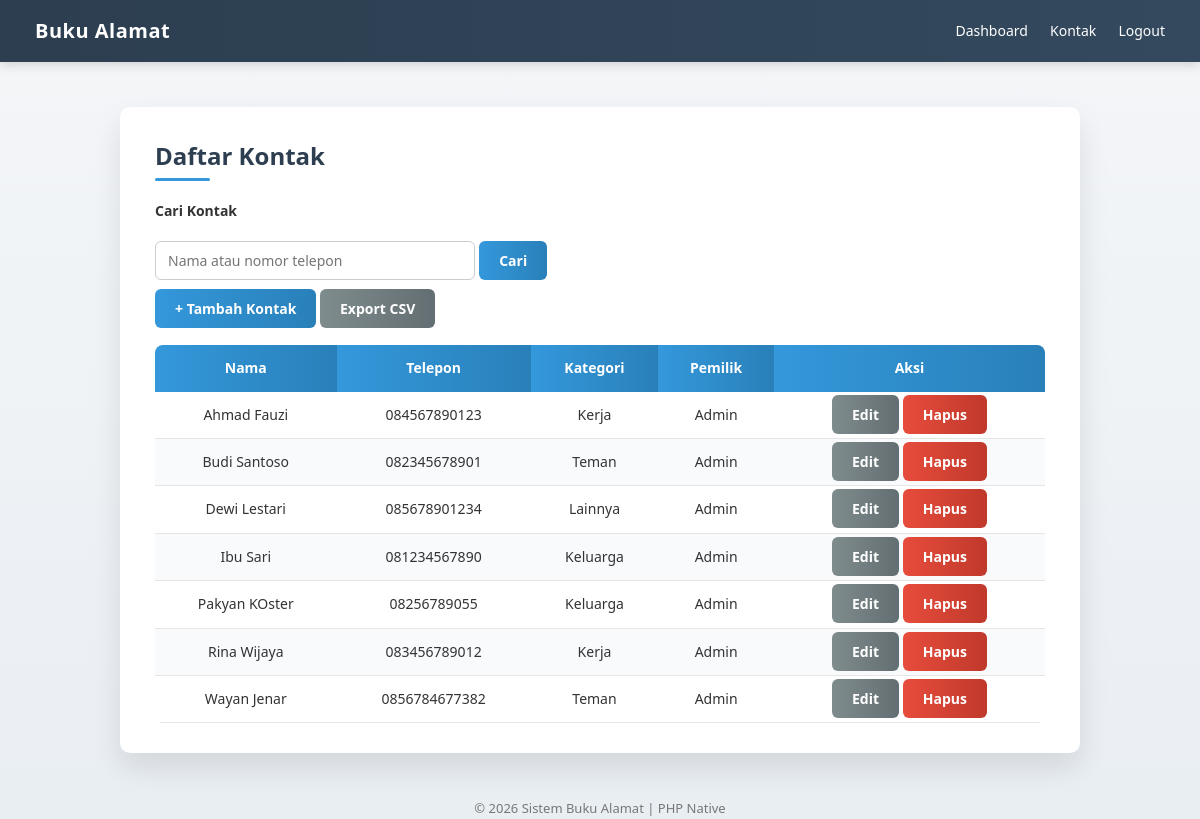
/contacts/index.php (signed in), run on the app's committed database.
### tables this page shows
CREATE TABLE contacts (
    id INT AUTO_INCREMENT PRIMARY KEY,
    user_id INT NOT NULL,
    name VARCHAR(100) NOT NULL,
    phone VARCHAR(20),
    email VARCHAR(100),
    address TEXT,
    category ENUM('Keluarga','Teman','Kerja','Lainnya') DEFAULT 'Lainnya',
    created_at TIMESTAMP DEFAULT CURRENT_TIMESTAMP,
    FOREIGN KEY (user_id) REFERENCES users(id) ON DELETE CASCADE
);

CREATE TABLE users (
    id INT AUTO_INCREMENT PRIMARY KEY,
    name VARCHAR(100) NOT NULL,
    email VARCHAR(100) UNIQUE NOT NULL,
    password VARCHAR(255) NOT NULL,
    role ENUM('admin','user'),
    created_at TIMESTAMP DEFAULT CURRENT_TIMESTAMP
);

### contacts/index.php (the view, shortened to what this page needs)
<?php
require_once __DIR__ . '/../config/database.php';
$baseUrl =
    (isset($_SERVER['HTTPS']) && $_SERVER['HTTPS'] === 'on' ? 'https' : 'http')
    . '://' . $_SERVER['HTTP_HOST']
    . dirname(dirname($_SERVER['SCRIPT_NAME']));
$search   = trim($_GET['search'] ?? '');
$userRole = $_SESSION['user_role'] ?? 'user';
if ($userRole === 'admin') {
    $sql = "
        SELECT
            contacts.id,
            contacts.name,
            contacts.phone,
            contacts.category,
            users.name AS owner
        FROM contacts
        JOIN users ON contacts.user_id = users.id
        WHERE contacts.name LIKE :keyword
           OR contacts.phone LIKE :keyword
        ORDER BY contacts.name ASC
    ";
    $stmt = $pdo->prepare($sql);
    $stmt->execute([
        ':keyword' => '%' . $search . '%'
    ]);
}
$contacts = $stmt->fetchAll(PDO::FETCH_ASSOC);
?>
<!DOCTYPE html>
<html lang="id">
<head>
    <link rel="stylesheet" href="<?= $baseUrl ?>/assets/style.css">
</head>
<body>
<div class="navbar">
    <div class="brand">Buku Alamat</div>
    <div class="nav-link">
        <a href="<?= $baseUrl ?>/dashboard.php">Dashboard</a>
        <a href="<?= $baseUrl ?>/contacts/index.php">Kontak</a>
        <a href="<?= $baseUrl ?>/auth/logout.php">Logout</a>
    </div>
</div>
<div class="container">
    <h2>Daftar Kontak</h2>
    <form method="get" class="search-box">
        <label for="search">Cari Kontak</label>
        <input
            type="text"
            name="search"
            id="search"
            placeholder="Nama atau nomor telepon"
            value="<?= htmlspecialchars($search); ?>"
        >
        <button type="submit">Cari</button>
    </form>
    <p>
        <a href="create.php" class="btn">+ Tambah Kontak</a>
        <a href="export_csv.php" class="btn btn-secondary">Export CSV</a>
    </p>
    <table>
        <thead>
            <tr>
                <th>Nama</th>
                <th>Telepon</th>
                <th>Kategori</th>
                <?php if ($userRole === 'admin'): ?>
                    <th>Pemilik</th>
                <?php endif; ?>
                <th>Aksi</th>
            </tr>
        </thead>
        <tbody>
        <?php if (!empty($contacts)): ?>
            <?php foreach ($contacts as $c): ?>
                <tr>
                    <td><?= htmlspecialchars($c['name']); ?></td>
                    <td><?= htmlspecialchars($c['phone']); ?></td>
                    <td><?= htmlspecialchars($c['category']); ?></td>
                    <?php if ($userRole === 'admin'): ?>
                        <td><?= htmlspecialchars($c['owner']); ?></td>
                    <?php endif; ?>
                    <td>
                        <a href="edit.php?id=<?= $c['id']; ?>" class="btn btn-secondary">Edit</a>
                        <a
                            href="delete.php?id=<?= $c['id']; ?>"
                            class="btn btn-danger"
                            onclick="return confirm('Yakin ingin menghapus kontak ini?')"
                        >
                            Hapus
                        </a>
                    </td>
                </tr>
            <?php endforeach; ?>
        <?php endif; ?>
        </tbody>
    </table>
</div>
<div class="footer">
    &copy; <?= date('Y'); ?> Sistem Buku Alamat | PHP Native
</div>
</body>
</html>

### assets/style.css (style rules this page uses)
* { margin: 0; padding: 0; box-sizing: border-box; font-family: 'Segoe UI', Arial, Helvetica, sans-serif; }
body { background: linear-gradient(180deg, #f4f6f8, #e9eef3); color: #333; line-height: 1.6; }
.navbar { background: linear-gradient(90deg, #2c3e50, #34495e); padding: 15px 35px; display: flex; justify-content: space-between; align-items: center; box-shadow: 0 3px 10px rgba(0,0,0,0.15); }
.navbar .brand { color: #ffffff; font-size: 20px; font-weight: bold; letter-spacing: 0.5px; }
.navbar a { color: #ffffff; margin-left: 18px; text-decoration: none; font-size: 14px; position: relative; padding-bottom: 4px; }
.navbar a::after { content: ""; position: absolute; width: 0; height: 2px; bottom: 0; left: 0; background-color: #1abc9c; transition: width 0.3s ease; }
.container { width: 80%; max-width: 1000px; margin: 45px auto; background-color: #ffffff; padding: 30px 35px; border-radius: 10px; box-shadow: 0 15px 30px rgba(0,0,0,0.1); }
h1, h2, h3 { margin-bottom: 18px; color: #2c3e50; position: relative; }
h2::after { content: ""; width: 55px; height: 3px; background-color: #3498db; position: absolute; bottom: -6px; left: 0; border-radius: 3px; }
p { margin-bottom: 12px; font-size: 14px; color: #555; }
a { color: #3498db; text-decoration: none; }
form { margin-top: 25px; }
form label { display: block; margin-top: 14px; font-weight: 600; font-size: 14px; }
form input, form select, form textarea { width: 100%; padding: 10px 12px; margin-top: 6px; border-radius: 6px; border: 1px solid #ccc; font-size: 14px; transition: all 0.2s ease; }
button, .btn { margin-top: 18px; padding: 10px 20px; background: linear-gradient(90deg, #3498db, #2980b9); border: none; color: #ffffff; cursor: pointer; border-radius: 6px; font-size: 14px; font-weight: 600; transition: all 0.25s ease; }
.btn-danger { background: linear-gradient(90deg, #e74c3c, #c0392b); }
.btn-secondary { background: linear-gradient(90deg, #7f8c8d, #636e72); }
table { width: 100%; border-collapse: collapse; margin-top: 25px; font-size: 14px; border-radius: 8px; overflow: hidden; }
table th { background: linear-gradient(90deg, #3498db, #2980b9); color: #ffffff; padding: 12px; text-align: center; }
table td { padding: 12px; border-bottom: 1px solid #e5e5e5; text-align: center; }
table tr:nth-child(even) { background-color: #f8fafc; }
.search-box { margin-bottom: 18px; }
.search-box input { width: 320px; padding: 9px 12px; }
.footer { margin-top: 45px; text-align: center; font-size: 13px; color: #777; }

### data on the page
contacts: name "Ahmad Fauzi", phone "084567890123", category "Kerja", user.name "Admin"
contacts: name "Budi Santoso", phone "082345678901", category "Teman", user.name "Admin"
contacts: name "Dewi Lestari", phone "085678901234", category "Lainnya", user.name "Admin"
contacts: name "Ibu Sari", phone "081234567890", category "Keluarga", user.name "Admin"
contacts: name "Pakyan KOster", phone "08256789055", category "Keluarga", user.name "Admin"
contacts: name "Rina Wijaya", phone "083456789012", category "Kerja", user.name "Admin"
contacts: name "Wayan Jenar", phone "0856784677382", category "Teman", user.name "Admin"
